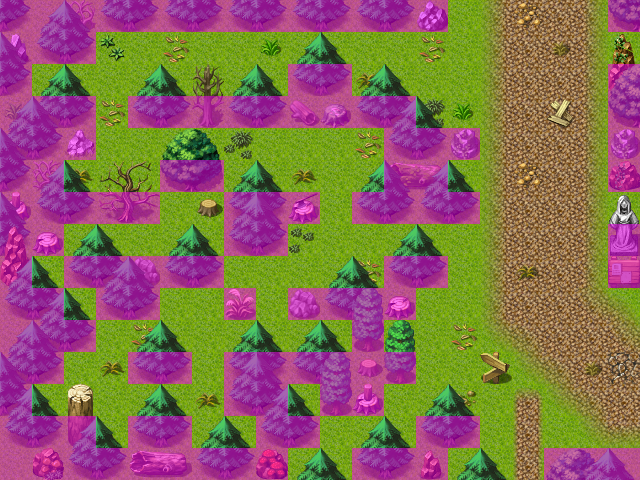

Below is a game level as drawn by its tile map, then a one-line description and the .tmx that defines it (tile-layer data replaced by summaries):
An orthogonal 20x15 tile map with 32x32 px tiles, 5 tile layers (Ground, Objects, Above, Top, ...), 60 tilesets and 9 objects (6x spawn, 2x mapchange, sign).

<map version="1.5" tiledversion="1.7.2" orientation="orthogonal" renderorder="right-down" width="20" height="15" tilewidth="32" tileheight="32" infinite="0" nextlayerid="9" nextobjectid="10">
 <tileset firstgid="1" name="map_bed_1" tilewidth="32" tileheight="32" tilecount="128" columns="16">
  <image source="../drawable/map_bed_1.png" width="512" height="256" />
 </tileset>
 <tileset firstgid="129" name="map_border_1" tilewidth="32" tileheight="32" tilecount="128" columns="16">
  <image source="../drawable/map_border_1.png" width="512" height="256" />
 </tileset>
 <tileset firstgid="257" name="map_bridge_1" tilewidth="32" tileheight="32" tilecount="128" columns="16">
  <image source="../drawable/map_bridge_1.png" width="512" height="256" />
 </tileset>
 <tileset firstgid="385" name="map_bridge_2" tilewidth="32" tileheight="32" tilecount="128" columns="16">
  <image source="../drawable/map_bridge_2.png" width="512" height="256" />
 </tileset>
 <tileset firstgid="513" name="map_broken_1" tilewidth="32" tileheight="32" tilecount="128" columns="16">
  <image source="../drawable/map_broken_1.png" width="512" height="256" />
 </tileset>
 <tileset firstgid="641" name="map_cavewall_1" tilewidth="32" tileheight="32" tilecount="108" columns="18">
  <image source="../drawable/map_cavewall_1.png" width="576" height="192" />
 </tileset>
 <tileset firstgid="749" name="map_cavewall_2" tilewidth="32" tileheight="32" tilecount="108" columns="18">
  <image source="../drawable/map_cavewall_2.png" width="576" height="192" />
 </tileset>
 <tileset firstgid="857" name="map_cavewall_3" tilewidth="32" tileheight="32" tilecount="108" columns="18">
  <image source="../drawable/map_cavewall_3.png" width="576" height="192" />
 </tileset>
 <tileset firstgid="965" name="map_cavewall_4" tilewidth="32" tileheight="32" tilecount="108" columns="18">
  <image source="../drawable/map_cavewall_4.png" width="576" height="192" />
 </tileset>
 <tileset firstgid="1073" name="map_chair_table_1" tilewidth="32" tileheight="32" tilecount="128" columns="16">
  <image source="../drawable/map_chair_table_1.png" width="512" height="256" />
 </tileset>
 <tileset firstgid="1201" name="map_chair_table_2" tilewidth="32" tileheight="32" tilecount="128" columns="16">
  <image source="../drawable/map_chair_table_2.png" width="512" height="256" />
 </tileset>
 <tileset firstgid="1329" name="map_crate_1" tilewidth="32" tileheight="32" tilecount="128" columns="16">
  <image source="../drawable/map_crate_1.png" width="512" height="256" />
 </tileset>
 <tileset firstgid="1457" name="map_cupboard_1" tilewidth="32" tileheight="32" tilecount="128" columns="16">
  <image source="../drawable/map_cupboard_1.png" width="512" height="256" />
 </tileset>
 <tileset firstgid="1585" name="map_curtain_1" tilewidth="32" tileheight="32" tilecount="128" columns="16">
  <image source="../drawable/map_curtain_1.png" width="512" height="256" />
 </tileset>
 <tileset firstgid="1713" name="map_entrance_1" tilewidth="32" tileheight="32" tilecount="128" columns="16">
  <image source="../drawable/map_entrance_1.png" width="512" height="256" />
 </tileset>
 <tileset firstgid="1841" name="map_entrance_2" tilewidth="32" tileheight="32" tilecount="128" columns="16">
  <image source="../drawable/map_entrance_2.png" width="512" height="256" />
 </tileset>
 <tileset firstgid="1969" name="map_fence_1" tilewidth="32" tileheight="32" tilecount="128" columns="16">
  <image source="../drawable/map_fence_1.png" width="512" height="256" />
 </tileset>
 <tileset firstgid="2097" name="map_fence_2" tilewidth="32" tileheight="32" tilecount="128" columns="16">
  <image source="../drawable/map_fence_2.png" width="512" height="256" />
 </tileset>
 <tileset firstgid="2225" name="map_fence_3" tilewidth="32" tileheight="32" tilecount="128" columns="16">
  <image source="../drawable/map_fence_3.png" width="512" height="256" />
 </tileset>
 <tileset firstgid="2353" name="map_fence_4" tilewidth="32" tileheight="32" tilecount="128" columns="16">
  <image source="../drawable/map_fence_4.png" width="512" height="256" />
 </tileset>
 <tileset firstgid="2481" name="map_ground_1" tilewidth="32" tileheight="32" tilecount="128" columns="16">
  <image source="../drawable/map_ground_1.png" width="512" height="256" />
 </tileset>
 <tileset firstgid="2609" name="map_ground_2" tilewidth="32" tileheight="32" tilecount="128" columns="16">
  <image source="../drawable/map_ground_2.png" width="512" height="256" />
 </tileset>
 <tileset firstgid="2737" name="map_ground_3" tilewidth="32" tileheight="32" tilecount="128" columns="16">
  <image source="../drawable/map_ground_3.png" width="512" height="256" />
 </tileset>
 <tileset firstgid="2865" name="map_ground_4" tilewidth="32" tileheight="32" tilecount="128" columns="16">
  <image source="../drawable/map_ground_4.png" width="512" height="256" />
 </tileset>
 <tileset firstgid="2993" name="map_ground_5" tilewidth="32" tileheight="32" tilecount="128" columns="16">
  <image source="../drawable/map_ground_5.png" width="512" height="256" />
 </tileset>
 <tileset firstgid="3121" name="map_ground_6" tilewidth="32" tileheight="32" tilecount="128" columns="16">
  <image source="../drawable/map_ground_6.png" width="512" height="256" />
 </tileset>
 <tileset firstgid="3249" name="map_ground_7" tilewidth="32" tileheight="32" tilecount="128" columns="16">
  <image source="../drawable/map_ground_7.png" width="512" height="256" />
 </tileset>
 <tileset firstgid="3377" name="map_ground_8" tilewidth="32" tileheight="32" tilecount="128" columns="16">
  <image source="../drawable/map_ground_8.png" width="512" height="256" />
 </tileset>
 <tileset firstgid="3505" name="map_house_1" tilewidth="32" tileheight="32" tilecount="128" columns="16">
  <image source="../drawable/map_house_1.png" width="512" height="256" />
 </tileset>
 <tileset firstgid="3633" name="map_house_2" tilewidth="32" tileheight="32" tilecount="128" columns="16">
  <image source="../drawable/map_house_2.png" width="512" height="256" />
 </tileset>
 <tileset firstgid="3761" name="map_indoor_1" tilewidth="32" tileheight="32" tilecount="128" columns="16">
  <image source="../drawable/map_indoor_1.png" width="512" height="256" />
 </tileset>
 <tileset firstgid="3889" name="map_indoor_2" tilewidth="32" tileheight="32" tilecount="128" columns="16">
  <image source="../drawable/map_indoor_2.png" width="512" height="256" />
 </tileset>
 <tileset firstgid="4017" name="map_kitchen_1" tilewidth="32" tileheight="32" tilecount="128" columns="16">
  <image source="../drawable/map_kitchen_1.png" width="512" height="256" />
 </tileset>
 <tileset firstgid="4145" name="map_outdoor_1" tilewidth="32" tileheight="32" tilecount="128" columns="16">
  <image source="../drawable/map_outdoor_1.png" width="512" height="256" />
 </tileset>
 <tileset firstgid="4273" name="map_pillar_1" tilewidth="32" tileheight="32" tilecount="128" columns="16">
  <image source="../drawable/map_pillar_1.png" width="512" height="256" />
 </tileset>
 <tileset firstgid="4401" name="map_pillar_2" tilewidth="32" tileheight="32" tilecount="128" columns="16">
  <image source="../drawable/map_pillar_2.png" width="512" height="256" />
 </tileset>
 <tileset firstgid="4529" name="map_plant_1" tilewidth="32" tileheight="32" tilecount="128" columns="16">
  <image source="../drawable/map_plant_1.png" width="512" height="256" />
 </tileset>
 <tileset firstgid="4657" name="map_plant_2" tilewidth="32" tileheight="32" tilecount="128" columns="16">
  <image source="../drawable/map_plant_2.png" width="512" height="256" />
 </tileset>
 <tileset firstgid="4785" name="map_rock_1" tilewidth="32" tileheight="32" tilecount="128" columns="16">
  <image source="../drawable/map_rock_1.png" width="512" height="256" />
 </tileset>
 <tileset firstgid="4913" name="map_rock_2" tilewidth="32" tileheight="32" tilecount="128" columns="16">
  <image source="../drawable/map_rock_2.png" width="512" height="256" />
 </tileset>
 <tileset firstgid="5041" name="map_roof_1" tilewidth="32" tileheight="32" tilecount="128" columns="16">
  <image source="../drawable/map_roof_1.png" width="512" height="256" />
 </tileset>
 <tileset firstgid="5169" name="map_roof_2" tilewidth="32" tileheight="32" tilecount="128" columns="16">
  <image source="../drawable/map_roof_2.png" width="512" height="256" />
 </tileset>
 <tileset firstgid="5297" name="map_roof_3" tilewidth="32" tileheight="32" tilecount="128" columns="16">
  <image source="../drawable/map_roof_3.png" width="512" height="256" />
 </tileset>
 <tileset firstgid="5425" name="map_shop_1" tilewidth="32" tileheight="32" tilecount="128" columns="16">
  <image source="../drawable/map_shop_1.png" width="512" height="256" />
 </tileset>
 <tileset firstgid="5553" name="map_sign_ladder_1" tilewidth="32" tileheight="32" tilecount="128" columns="16">
  <image source="../drawable/map_sign_ladder_1.png" width="512" height="256" />
 </tileset>
 <tileset firstgid="5681" name="map_table_1" tilewidth="32" tileheight="32" tilecount="128" columns="16">
  <image source="../drawable/map_table_1.png" width="512" height="256" />
 </tileset>
 <tileset firstgid="5809" name="map_trail_1" tilewidth="32" tileheight="32" tilecount="128" columns="16">
  <image source="../drawable/map_trail_1.png" width="512" height="256" />
 </tileset>
 <tileset firstgid="5937" name="map_transition_1" tilewidth="32" tileheight="32" tilecount="128" columns="16">
  <image source="../drawable/map_transition_1.png" width="512" height="256" />
 </tileset>
 <tileset firstgid="6065" name="map_transition_2" tilewidth="32" tileheight="32" tilecount="128" columns="16">
  <image source="../drawable/map_transition_2.png" width="512" height="256" />
 </tileset>
 <tileset firstgid="6193" name="map_transition_3" tilewidth="32" tileheight="32" tilecount="128" columns="16">
  <image source="../drawable/map_transition_3.png" width="512" height="256" />
 </tileset>
 <tileset firstgid="6321" name="map_transition_4" tilewidth="32" tileheight="32" tilecount="128" columns="16">
  <image source="../drawable/map_transition_4.png" width="512" height="256" />
 </tileset>
 <tileset firstgid="6449" name="map_transition_5" tilewidth="32" tileheight="32" tilecount="128" columns="16">
  <image source="../drawable/map_transition_5.png" width="512" height="256" />
 </tileset>
 <tileset firstgid="6577" name="map_tree_1" tilewidth="32" tileheight="32" tilecount="128" columns="16">
  <image source="../drawable/map_tree_1.png" width="512" height="256" />
 </tileset>
 <tileset firstgid="6705" name="map_tree_2" tilewidth="32" tileheight="32" tilecount="128" columns="16">
  <image source="../drawable/map_tree_2.png" width="512" height="256" />
 </tileset>
 <tileset firstgid="6833" name="map_wall_1" tilewidth="32" tileheight="32" tilecount="128" columns="16">
  <image source="../drawable/map_wall_1.png" width="512" height="256" />
 </tileset>
 <tileset firstgid="6961" name="map_wall_2" tilewidth="32" tileheight="32" tilecount="120" columns="15">
  <image source="../drawable/map_wall_2.png" width="480" height="256" />
 </tileset>
 <tileset firstgid="7081" name="map_wall_3" tilewidth="32" tileheight="32" tilecount="120" columns="15">
  <image source="../drawable/map_wall_3.png" width="480" height="256" />
 </tileset>
 <tileset firstgid="7201" name="map_wall_4" tilewidth="32" tileheight="32" tilecount="120" columns="15">
  <image source="../drawable/map_wall_4.png" width="480" height="256" />
 </tileset>
 <tileset firstgid="7321" name="map_window_1" tilewidth="32" tileheight="32" tilecount="128" columns="16">
  <image source="../drawable/map_window_1.png" width="512" height="256" />
 </tileset>
 <tileset firstgid="7449" name="map_window_2" tilewidth="32" tileheight="32" tilecount="128" columns="16">
  <image source="../drawable/map_window_2.png" width="512" height="256" />
 </tileset>
 <layer id="1" name="Ground" width="20" height="15">
  <data>[300 cells, 300 non-empty, 2 distinct tile ids]</data>
 </layer>
 <layer id="2" name="Objects" width="20" height="15">
  <data>[300 cells, 182 non-empty, 55 distinct tile ids]</data>
 </layer>
 <layer id="3" name="Above" width="20" height="15">
  <data>[300 cells, 88 non-empty, 12 distinct tile ids]</data>
 </layer>
 <layer id="4" name="Top" width="20" height="15">
  <data>[300 cells, 1 non-empty, 1 distinct tile ids]</data>
 </layer>
 <layer id="5" name="Walkable" width="20" height="15">
  <data>[300 cells, 127 non-empty, 1 distinct tile ids]</data>
 </layer>
 <objectgroup id="6" name="Mapevents">
  <object id="1" name="sign_cabin_norcity_road4" type="sign" x="480" y="352" width="32" height="32" />
  <object id="2" name="north" type="mapchange" x="448" y="0" width="160" height="32">
   <properties>
    <property name="map" value="cabin_norcity_road3" />
    <property name="place" value="south" />
   </properties>
  </object>
  <object id="3" name="south" type="mapchange" x="512" y="448" width="32" height="32">
   <properties>
    <property name="map" value="way_to_sullengard_east1" />
    <property name="place" value="north" />
   </properties>
  </object>
 </objectgroup>
 <objectgroup id="7" name="Spawn">
  <object id="4" name="yellow_tooth_spawn1" type="spawn" x="96" y="32" width="288" height="64">
   <properties>
    <property name="quantity" value="4" />
    <property name="spawngroup" value="yellow_tooth" />
   </properties>
  </object>
  <object id="5" name="yellow_tooth_spawn2" type="spawn" x="224" y="128" width="160" height="64">
   <properties>
    <property name="quantity" value="2" />
    <property name="spawngroup" value="yellow_tooth" />
   </properties>
  </object>
  <object id="6" name="yellow_tooth_spawn3" type="spawn" x="96" y="224" width="256" height="128">
   <properties>
    <property name="quantity" value="3" />
    <property name="spawngroup" value="yellow_tooth" />
   </properties>
  </object>
  <object id="7" name="hardshell_bettle_spawn1" type="spawn" x="96" y="96" width="32" height="64">
   <properties>
    <property name="spawngroup" value="hardshell_beetle" />
   </properties>
  </object>
  <object id="8" name="hardshell_battle_spawn2" type="spawn" x="448" y="224" width="32" height="160">
   <properties>
    <property name="quantity" value="2" />
    <property name="spawngroup" value="hardshell_beetle" />
   </properties>
  </object>
  <object id="9" name="yellow_tooth_spawn4" type="spawn" x="480" y="384" width="64" height="32">
   <properties>
    <property name="spawngroup" value="yellow_tooth" />
   </properties>
  </object>
 </objectgroup>
 <objectgroup id="8" name="Keys" />
</map>
